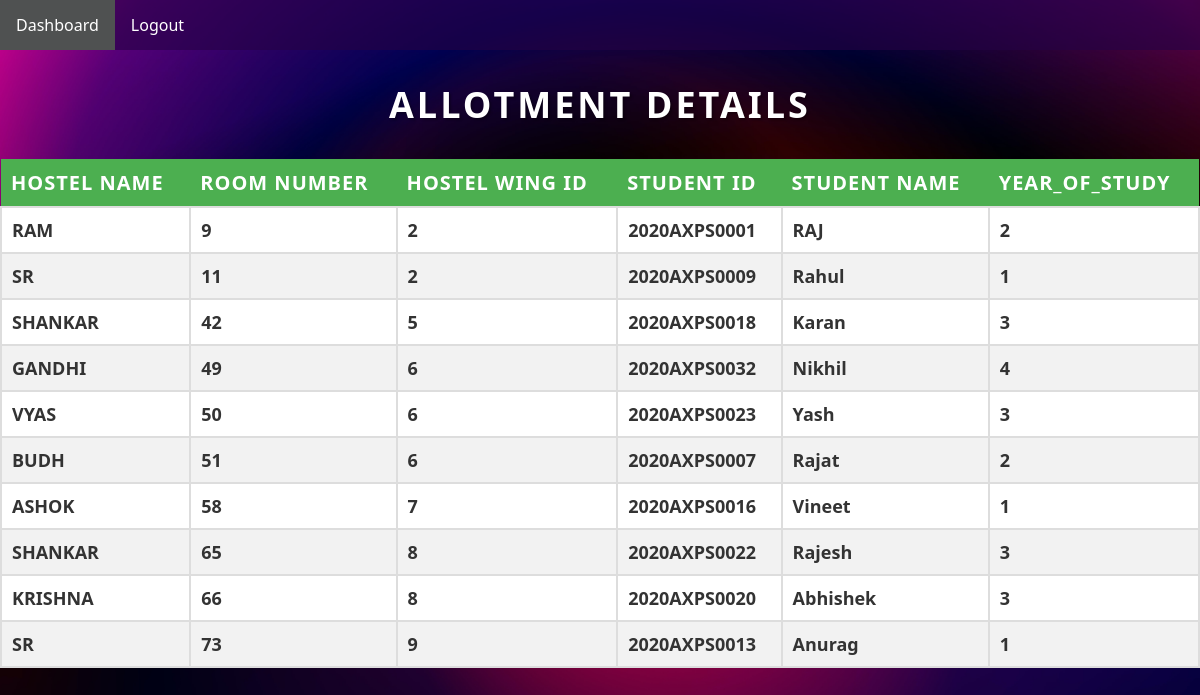
Screenshot of /view_allotment.php with the database file from the repository.
### tables this page shows
CREATE TABLE Allotment (
  Hostel_name VARCHAR(255),
  Room_no INT,
  hostel_wingId INT,
  student_id VARCHAR(20) NOT NULL,
  student_name VARCHAR(255),
  Year_of_study INT,
  PRIMARY KEY (Room_no, student_id),
  FOREIGN KEY (student_id) REFERENCES StudentWing(student_id)

);

### view_allotment.php (the view, shortened to what this page needs)
<!DOCTYPE html>
<html>
<head>
    <link rel="stylesheet" href="style.css">
</head>
<body>
    <nav>
        <ul>
            <li><a href="admin_dashboard.php">Dashboard</a></li>
            <li><a href="login.php">Logout</a></li>
        </ul>
    </nav>
    <h1>Allotment Details</h1>
    <?php
    $servername = "localhost";
    $username = "root";
    $password = "";
    $dbname = "hostel_db";
    $conn = mysqli_connect($servername, $username, $password, $dbname);
    $sql = "SELECT * FROM Allotment";
    $result = mysqli_query($conn, $sql);
    if (mysqli_num_rows($result) > 0) {
        echo "<table><tr><th>Hostel Name</th><th>Room Number</th><th>Hostel Wing ID</th><th>Student ID</th><th>Student Name</th><th>Year_of_study</th></tr>";
        while ($row = mysqli_fetch_assoc($result)) {
            echo "<tr><td>" . $row["Hostel_name"] . "</td><td>" . $row["Room_no"] . "</td><td>" . $row["hostel_wingId"] . "</td><td>" . $row["student_id"] . "</td><td>" . $row["student_name"] . "</td><td>" . $row["Year_of_study"] . "</td></tr>";
        }
        echo "</table>";
    } else {
        echo "No results found.";
    }
    ?>
</body>
</html>

### style.css (style rules this page uses)
* { margin: 0; padding: 0; box-sizing: border-box; }
body { font-family: 'Segoe UI', Tahoma, Geneva, Verdana, sans-serif; color: #fff; }
body { width: 100%; height: 100%; margin: 0; padding: 0; background-image: url('bg2.jpg'); background-size: fixed; background-repeat: no-repeat; background-position: center center; }
h1 { text-align: center; margin-bottom: 30px; margin-top: 30px; font-size: 36px; text-transform: uppercase; letter-spacing: 3px; text-shadow: 2px 2px 2px rgba(0,0,0,0.3); }
nav { background-color: #2502449b; }
nav ul { list-style-type: none; margin: 0; padding: 0; overflow: hidden; }
nav li { float: left; }
nav li a { display: block; color: white; text-shadow: #111; text-align: center; padding: 14px 16px; text-decoration: none; }

### view_allotment.php (style rules this page uses)
body { width: 100%; height: 100%; margin: 0; padding: 0; background-image: url("bg2.jpg"); background-repeat: no-repeat; background-size: cover; background-position: center center; }
table { border-collapse: collapse; width: 100%; margin-top: 20px; }
th, td { text-align: left; padding: 10px; }
th { background-color: #4CAF50; color: white; font-size: 20px; font-weight: bold; text-transform: uppercase; letter-spacing: 1px; }
td { background-color: #f2f2f2; font-size: 18px; font-weight: bold; color: #333; border: 2px solid #ddd; }
tr:nth-child(even) td { background-color: #fff; }

### rows the page displays
allotment: Hostel_name "RAM", Room_no "9", hostel_wingId "2", student "2020AXPS0001", student_name "RAJ", Year_of_study "2"
allotment: Hostel_name "SR", Room_no "11", hostel_wingId "2", student "2020AXPS0009", student_name "Rahul", Year_of_study "1"
allotment: Hostel_name "SHANKAR", Room_no "42", hostel_wingId "5", student "2020AXPS0018", student_name "Karan", Year_of_study "3"
allotment: Hostel_name "GANDHI", Room_no "49", hostel_wingId "6", student "2020AXPS0032", student_name "Nikhil", Year_of_study "4"
allotment: Hostel_name "VYAS", Room_no "50", hostel_wingId "6", student "2020AXPS0023", student_name "Yash", Year_of_study "3"
allotment: Hostel_name "BUDH", Room_no "51", hostel_wingId "6", student "2020AXPS0007", student_name "Rajat", Year_of_study "2"
allotment: Hostel_name "ASHOK", Room_no "58", hostel_wingId "7", student "2020AXPS0016", student_name "Vineet", Year_of_study "1"
allotment: Hostel_name "SHANKAR", Room_no "65", hostel_wingId "8", student "2020AXPS0022", student_name "Rajesh", Year_of_study "3"
allotment: Hostel_name "KRISHNA", Room_no "66", hostel_wingId "8", student "2020AXPS0020", student_name "Abhishek", Year_of_study "3"
allotment: Hostel_name "SR", Room_no "73", hostel_wingId "9", student "2020AXPS0013", student_name "Anurag", Year_of_study "1"
